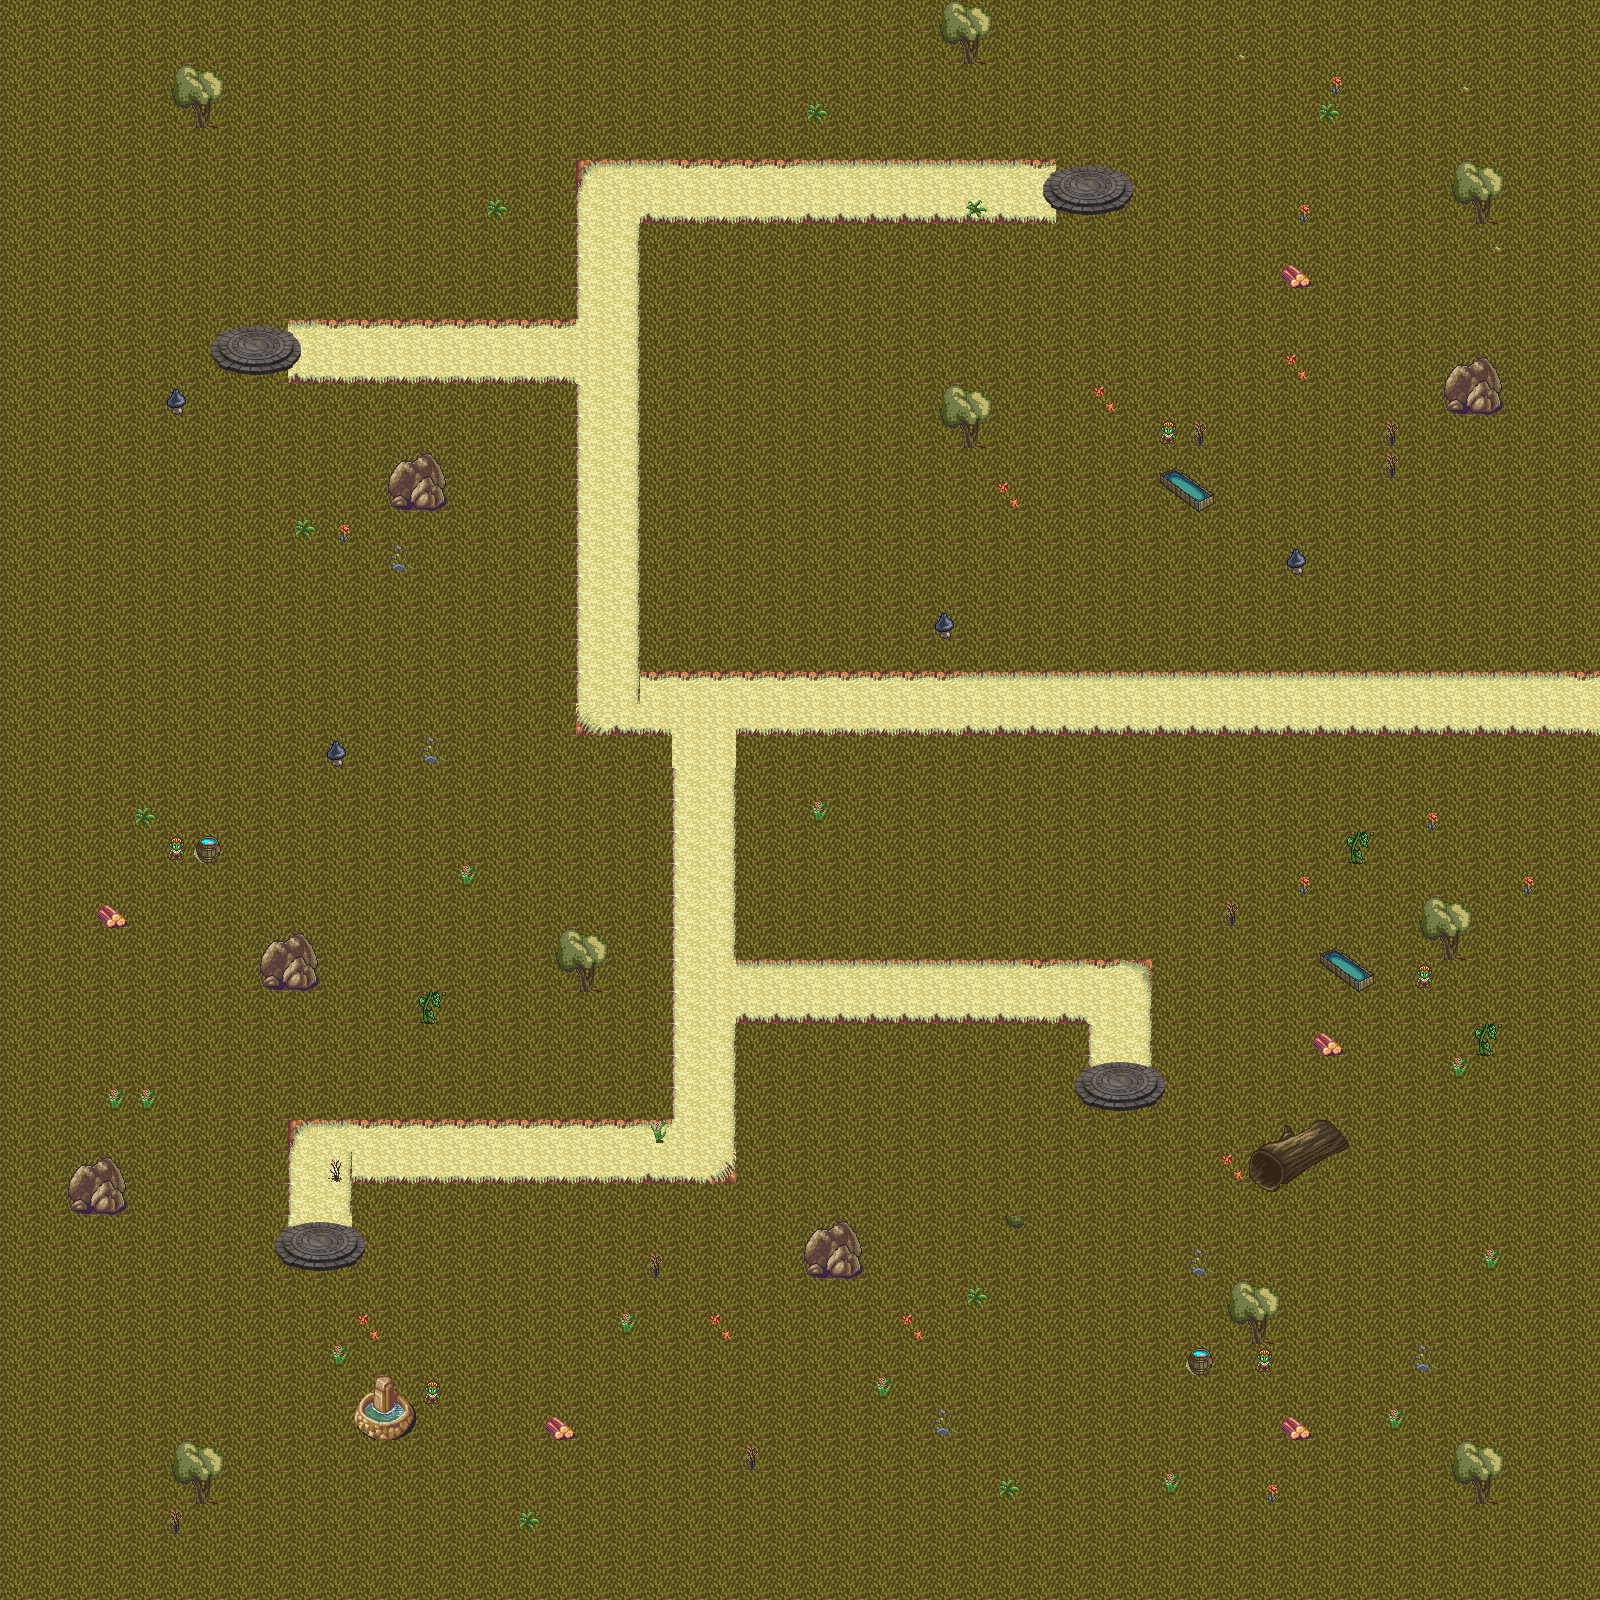

A 2D game scene composited from a Tiled map and its tileset images. What follows is a short description and the map's XML, with each tile layer's data collapsed to a summary:
An orthogonal 50x50 tile map with 32x32 px tiles, 3 tile layers (Bottom layer, Collision, Top layer), 5 tilesets.

<map version="1.0" tiledversion="1.1.4" orientation="orthogonal" renderorder="right-down" width="50" height="50" tilewidth="32" tileheight="32" infinite="0" nextobjectid="1">
 <tileset firstgid="1" source="LandScapes.tsx" />
 <tileset firstgid="901" source="Landscapes 2.tsx" />
 <tileset firstgid="1801" source="Teleport.tsx" />
 <tileset firstgid="1841" source="Landscapes 3.tsx" />
 <tileset firstgid="2741" source="Landscape 5.tsx" />
 <layer name="Bottom layer" width="50" height="50">
  <data>[2500 cells, 2500 non-empty, 14 distinct tile ids]</data>
 </layer>
 <layer name="Collision" width="50" height="50">
  <data>[2500 cells, 83 non-empty, 27 distinct tile ids]</data>
 </layer>
 <layer name="Top layer" width="50" height="50">
  <data>[2500 cells, 97 non-empty, 23 distinct tile ids]</data>
 </layer>
</map>
